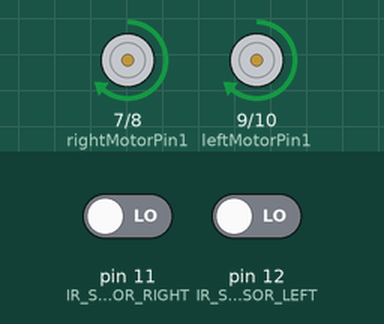
Bench run of a sketch on a simulated Arduino Uno, built with avr-gcc and run on an emulated ATmega328P. Shown: motor-driver pin pairs drawn as motors (green arrow = first pin HIGH = forward, orange = second pin HIGH = backward, longer = more drive, scaled by the enable pin). Inputs (shaded band) come from the test bench; at power-on: pin 11 (IR_SENSOR_RIGHT) LOW, pin 12 (IR_SENSOR_LEFT) LOW.

Above: at 1.2 s.
1.3 s: pin 11 (IR_SENSOR_RIGHT) driven HIGH
At 1.7 s:
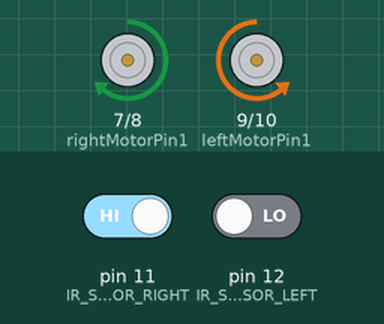
2.8 s: pin 11 (IR_SENSOR_RIGHT) driven LOW
At 4.0 s:
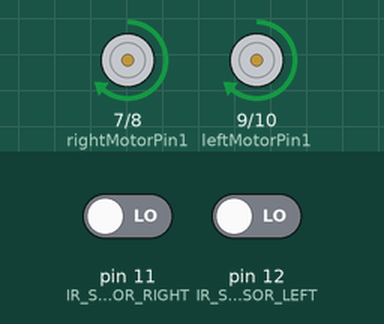
4.3 s: pin 12 (IR_SENSOR_LEFT) driven HIGH
At 5.2 s:
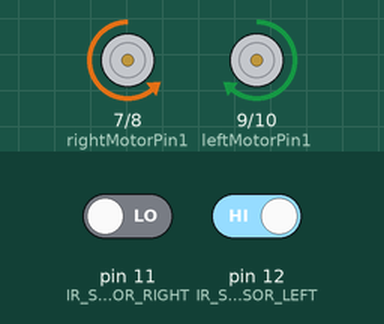
5.8 s: pin 12 (IR_SENSOR_LEFT) driven LOW
At 6.3 s:
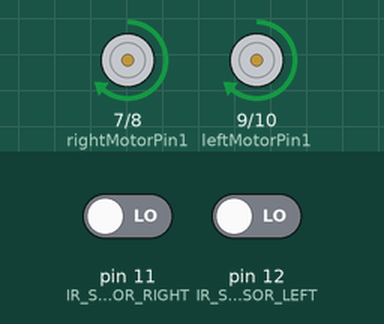
Timing chart, 0 to 8.3 s (numbered marks = the images above; inputs shaded):
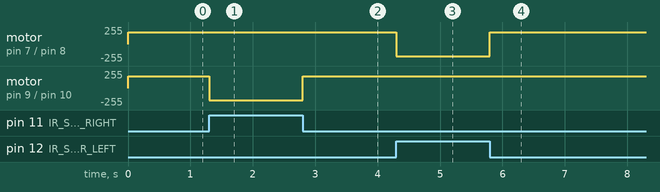

The sketch:

unabot.ino
```cpp
#define IR_SENSOR_RIGHT 11
#define IR_SENSOR_LEFT 12
#define MOTOR_SPEED 180

//motor direito
int enableRightMotor=6;
int rightMotorPin1=7;
int rightMotorPin2=8;

//motor esquerdo
int enableLeftMotor=5;
int leftMotorPin1=9;
int leftMotorPin2=10;

void setup()
{
   TCCR0B = TCCR0B & B11111000 | B00000001 ;
  pinMode(enableRightMotor, OUTPUT);
  pinMode(rightMotorPin1, OUTPUT);
  pinMode(rightMotorPin2, OUTPUT);

  pinMode(enableLeftMotor, OUTPUT);
  pinMode(leftMotorPin1, OUTPUT);
  pinMode(leftMotorPin2, OUTPUT);

  pinMode(IR_SENSOR_RIGHT, INPUT);
  pinMode(IR_SENSOR_LEFT, INPUT);
  rotateMotor(0,0);
}

void loop()
{

  int rightIRSensorValue = digitalRead(IR_SENSOR_RIGHT);
  int leftIRSensorValue = digitalRead(IR_SENSOR_LEFT);

  //se nenhum dos sensores detectam a linha branca, continue reto
  if (rightIRSensorValue == HIGH && leftIRSensorValue == HIGH)
  {
    rotateMotor(MOTOR_SPEED, MOTOR_SPEED);

  }
  //se o sensor esquerdo detecta a linha branca, vire a esquerda
  else if (rightIRSensorValue == HIGH && leftIRSensorValue == LOW)
  {
    rotateMotor (-MOTOR_SPEED, MOTOR_SPEED);
  }
  //se o sensor direito detecta a linha branca, vire a direita
  else if (rightIRSensorValue == LOW && leftIRSensorValue == HIGH)
  {
    rotateMotor (MOTOR_SPEED, -MOTOR_SPEED);
  }
  //se ambos os sensores detectarem a linha branca (intersecção), continue reto
  else if (rightIRSensorValue == LOW && leftIRSensorValue == LOW)
  {
    rotateMotor(MOTOR_SPEED, MOTOR_SPEED);
  }
}

void rotateMotor(int leftMotorSpeed, int rightMotorSpeed)
{

  if (rightMotorSpeed < 0)
  {
    digitalWrite(rightMotorPin1,LOW);
    digitalWrite(rightMotorPin2,HIGH);
  }
  else if (rightMotorSpeed > 0)
  {
    digitalWrite(rightMotorPin1,HIGH);
    digitalWrite(rightMotorPin2,LOW);
  }
  else
  {
    digitalWrite(rightMotorPin1,LOW);
    digitalWrite(rightMotorPin2,LOW);
  }

  if (leftMotorSpeed < 0)
  {
    digitalWrite(leftMotorPin1,LOW);
    digitalWrite(leftMotorPin2,HIGH);
  }
  else if (leftMotorSpeed > 0)
  {
    digitalWrite(leftMotorPin1,HIGH);
    digitalWrite(leftMotorPin2,LOW);
  }
  else
  {
    digitalWrite(leftMotorPin1,LOW);
    digitalWrite(leftMotorPin2,LOW);
  }
  analogWrite(enableRightMotor, abs(rightMotorSpeed));
  analogWrite(enableLeftMotor, abs(leftMotorSpeed));
}
```

Measured:
- after the input at 1.3 s, motor on pin 9 (leftMotorPin1) / pin 10 (leftMotorPin2): forward 180/255 → backward 180/255 at once
- after the input at 2.8 s, motor on pin 9 (leftMotorPin1) / pin 10 (leftMotorPin2): backward 180/255 → forward 180/255 at once
- after the input at 4.3 s, motor on pin 7 (rightMotorPin1) / pin 8 (rightMotorPin2): forward 180/255 → backward 180/255 at once
- after the input at 5.8 s, motor on pin 7 (rightMotorPin1) / pin 8 (rightMotorPin2): backward 180/255 → forward 180/255 at once
